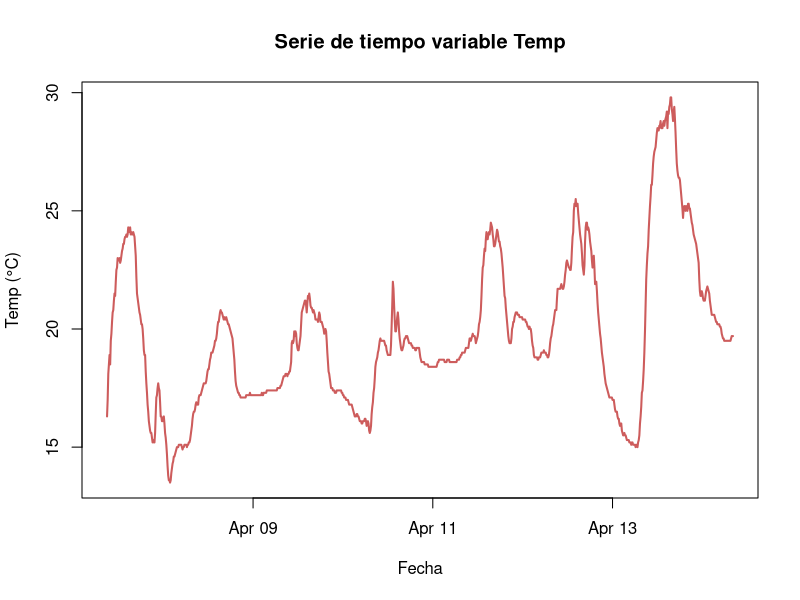

Generate this figure with R:

library(lubridate)
clima <- read.csv("Climatologia.csv", header =T)
clima$Localidad <- as.factor(clima$Localidad)
clima$Fecha <- as.Date(clima$Fecha, format = "%d/%m/%Y")
clima$fechaHora <- as.POSIXct(paste(clima$Fecha, clima$Hora),
                              format = "%Y-%m-%d %H:%M:%S")

cumbres <- subset(clima,Localidad =="Cumbres")
cumbres <- cumbres[order(cumbres$fechaHora),]

plot(cumbres$fechaHora, cumbres$TEMP,
     type = "l",
     col = "indianred",
     lwd =2,
     xlab = "Fecha",
     ylab = "Temp (°C)",
     main = "Serie de tiempo variable Temp")
